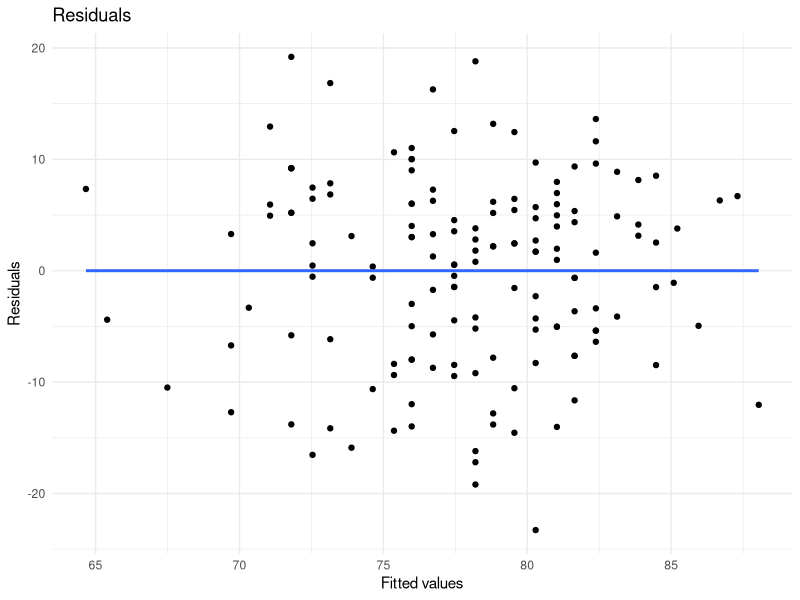

R code for this plot:
## ---- chunk 1
library(conflicted)  
library(tidyverse)
library(broom)
conflict_prefer("filter", "dplyr")
conflict_prefer("lag", "dplyr")
theme_set(theme_minimal()) #set preferred theme for plots
## ---- chunk 2
model <- lm(Temp ~ Wind, data = airquality)
df_aug <- augment(model)
ggplot(df_aug, aes(x = .fitted, y = .resid)) + 
  geom_point()+
  geom_smooth(method = "lm", se = FALSE, formula = y ~ x)+
  labs(title = "Residuals", x = "Fitted values", y = "Residuals")
